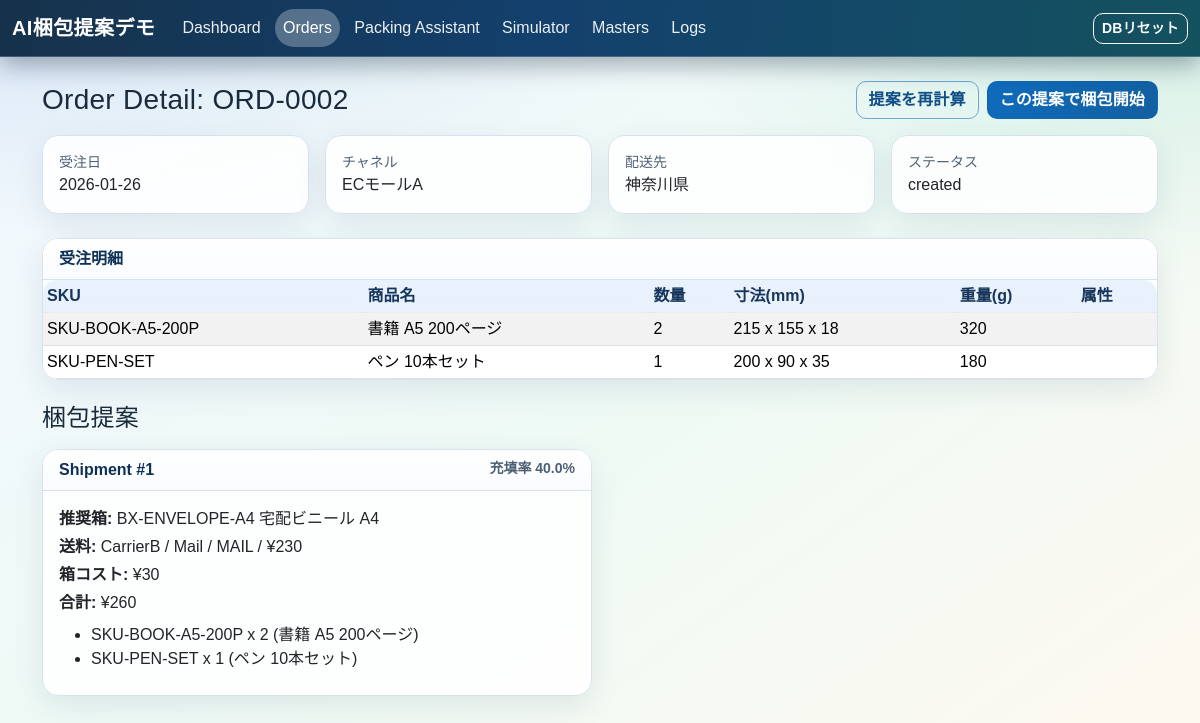
Screenshot of /orders/ORD-0002 with the database file from the repository.
### app/models.py (models this page shows)
class Order(Base):
    __tablename__ = "orders"
    order_id: Mapped[str] = mapped_column(String(64), primary_key=True)
    order_date: Mapped[date] = mapped_column(Date, nullable=False)
    channel: Mapped[str] = mapped_column(String(64), nullable=False)
    destination_prefecture: Mapped[str] = mapped_column(String(64), nullable=False)
    status: Mapped[str] = mapped_column(String(32), nullable=False, default="created")
    customer_note: Mapped[str | None] = mapped_column(Text, nullable=True)
    items: Mapped[list[OrderItem]] = relationship("OrderItem", back_populates="order", cascade="all, delete-orphan")
    plans: Mapped[list[PackingPlan]] = relationship("PackingPlan", back_populates="order", cascade="all, delete-orphan")

class OrderItem(Base):
    __tablename__ = "order_items"
    id: Mapped[int] = mapped_column(Integer, primary_key=True, autoincrement=True)
    order_id: Mapped[str] = mapped_column(ForeignKey("orders.order_id"), nullable=False, index=True)
    sku_id: Mapped[str] = mapped_column(ForeignKey("skus.sku_id"), nullable=False)
    qty: Mapped[int] = mapped_column(Integer, nullable=False)
    order: Mapped[Order] = relationship("Order", back_populates="items")
    sku: Mapped[SKU] = relationship("SKU")

class SKU(Base):
    __tablename__ = "skus"
    sku_id: Mapped[str] = mapped_column(String(64), primary_key=True)
    name: Mapped[str] = mapped_column(String(255), nullable=False)
    category: Mapped[str] = mapped_column(String(64), nullable=False, default="other")
    length_mm: Mapped[int] = mapped_column(Integer, nullable=False)
    width_mm: Mapped[int] = mapped_column(Integer, nullable=False)
    height_mm: Mapped[int] = mapped_column(Integer, nullable=False)
    weight_g: Mapped[int] = mapped_column(Integer, nullable=False)
    can_rotate: Mapped[bool] = mapped_column(Boolean, nullable=False, default=True)
    fragile: Mapped[bool] = mapped_column(Boolean, nullable=False, default=False)
    compressible: Mapped[bool] = mapped_column(Boolean, nullable=False, default=False)
    hazmat: Mapped[bool] = mapped_column(Boolean, nullable=False, default=False)
    padding_mm: Mapped[int] = mapped_column(Integer, nullable=False, default=0)
    prohibited_group: Mapped[str | None] = mapped_column(String(64), nullable=True)

class PackingShipment(Base):
    __tablename__ = "packing_shipments"
    id: Mapped[int] = mapped_column(Integer, primary_key=True, autoincrement=True)
    plan_id: Mapped[int] = mapped_column(ForeignKey("packing_plans.id"), nullable=False, index=True)
    shipment_no: Mapped[int] = mapped_column(Integer, nullable=False)
    split_reason: Mapped[str | None] = mapped_column(String(255), nullable=True)
    recommended_box_id: Mapped[str | None] = mapped_column(String(64), nullable=True)
    recommended_box_name: Mapped[str | None] = mapped_column(String(255), nullable=True)
    carrier: Mapped[str | None] = mapped_column(String(64), nullable=True)
    service: Mapped[str | None] = mapped_column(String(64), nullable=True)
    size_class: Mapped[str | None] = mapped_column(String(16), nullable=True)
    shipping_yen: Mapped[int | None] = mapped_column(Integer, nullable=True)
    box_cost_yen: Mapped[int | None] = mapped_column(Integer, nullable=True)
    total_cost_yen: Mapped[int | None] = mapped_column(Integer, nullable=True)
    fill_ratio: Mapped[float | None] = mapped_column(Float, nullable=True)
    warning_message: Mapped[str | None] = mapped_column(String(255), nullable=True)
    plan: Mapped[PackingPlan] = relationship("PackingPlan", back_populates="shipments")
    items: Mapped[list[PackingShipmentItem]] = relationship(
        "PackingShipmentItem", back_populates="shipment", cascade="all, delete-orphan"
    )
    __table_args__ = (UniqueConstraint("plan_id", "shipment_no", name="uq_shipment_plan_no"),)

class PackingShipmentItem(Base):
    __tablename__ = "packing_shipment_items"
    id: Mapped[int] = mapped_column(Integer, primary_key=True, autoincrement=True)
    shipment_id: Mapped[int] = mapped_column(ForeignKey("packing_shipments.id"), nullable=False, index=True)
    sku_id: Mapped[str] = mapped_column(ForeignKey("skus.sku_id"), nullable=False)
    qty: Mapped[int] = mapped_column(Integer, nullable=False)
    shipment: Mapped[PackingShipment] = relationship("PackingShipment", back_populates="items")
    sku: Mapped[SKU] = relationship("SKU")

### app/main.py (the view)
@app.get("/orders/{order_id}")
def order_detail(order_id: str, request: Request, db: Session = Depends(get_db)):
    order = db.get(Order, order_id)
    if not order:
        raise HTTPException(status_code=404, detail="order not found")
    if latest_plan(db, order_id) is None:
        recalculate_order_plan(db, order_id)
    plan = _load_plan(db, order_id)
    items = db.scalars(
        select(OrderItem).options(selectinload(OrderItem.sku)).where(OrderItem.order_id == order_id).order_by(OrderItem.id.asc())
    ).all()
    shipments = sorted(plan.shipments, key=lambda s: s.shipment_no) if plan else []
    return templates.TemplateResponse(
        "order_detail.html",
        _base_context(
            request,
            active_nav="orders",
            order=order,
            items=items,
            shipments=shipments,
            shipment_tags=_shipment_tags,
            safe_ratio=_safe_ratio,
        ),
    )

### app/templates/order_detail.html (shortened to what this page needs)
{% extends "base.html" %}
{% block content %}
<div class="d-flex justify-content-between align-items-center mb-3">
  <h1 class="h3 mb-0">Order Detail: {{ order.order_id }}</h1>
  <div class="d-flex gap-2">
    <form method="post" action="/orders/{{ order.order_id }}/recalculate">
      <button class="btn btn-outline-primary">提案を再計算</button>
    </form>
    <a class="btn btn-primary" href="/packing/{{ order.order_id }}">この提案で梱包開始</a>
  </div>
</div>
<div class="row g-3 mb-4">
  <div class="col-md-3"><div class="card"><div class="card-body"><div class="text-muted small">受注日</div><div>{{ order.order_date }}</div></div></div></div>
  <div class="col-md-3"><div class="card"><div class="card-body"><div class="text-muted small">チャネル</div><div>{{ order.channel }}</div></div></div></div>
  <div class="col-md-3"><div class="card"><div class="card-body"><div class="text-muted small">配送先</div><div>{{ order.destination_prefecture }}</div></div></div></div>
  <div class="col-md-3"><div class="card"><div class="card-body"><div class="text-muted small">ステータス</div><div>{{ order.status }}</div></div></div></div>
</div>
<div class="card mb-4">
  <div class="card-header">受注明細</div>
  <div class="card-body p-0">
    <div class="table-responsive">
      <table class="table table-sm table-striped mb-0">
        <thead>
          <tr>
            <th>SKU</th><th>商品名</th><th>数量</th><th>寸法(mm)</th><th>重量(g)</th><th>属性</th>
          </tr>
        </thead>
        <tbody>
          {% for item in items %}
            <tr>
              <td>{{ item.sku_id }}</td>
              <td>{{ item.sku.name if item.sku else '-' }}</td>
              <td>{{ item.qty }}</td>
              <td>{% if item.sku %}{{ item.sku.length_mm }} x {{ item.sku.width_mm }} x {{ item.sku.height_mm }}{% else %}-{% endif %}</td>
              <td>{{ item.sku.weight_g if item.sku else '-' }}</td>
              <td>
              </td>
            </tr>
          {% else %}
            <tr><td colspan="6" class="text-muted">明細がありません</td></tr>
          {% endfor %}
        </tbody>
      </table>
    </div>
  </div>
</div>
<h2 class="h4 mb-3">梱包提案</h2>
<div class="row g-3">
  {% for shipment in shipments %}
    <div class="col-lg-6">
      <div class="card h-100">
        <div class="card-header d-flex justify-content-between">
          <span>Shipment #{{ shipment.shipment_no }}</span>
          <span class="small text-muted">充填率 {{ safe_ratio(shipment.fill_ratio) }}</span>
        </div>
        <div class="card-body">
          <p class="mb-1"><strong>推奨箱:</strong> {{ shipment.recommended_box_id or '未提案' }} {{ shipment.recommended_box_name or '' }}</p>
          <p class="mb-1"><strong>送料:</strong> {{ shipment.carrier or '-' }} / {{ shipment.service or '-' }} / {{ shipment.size_class or '-' }} / ¥{{ '{:,}'.format(shipment.shipping_yen or 0) }}</p>
          <p class="mb-1"><strong>箱コスト:</strong> ¥{{ '{:,}'.format(shipment.box_cost_yen or 0) }}</p>
          <p class="mb-2"><strong>合計:</strong> ¥{{ '{:,}'.format(shipment.total_cost_yen or 0) }}</p>
          <ul class="mb-0">
            {% for s_item in shipment.items %}
              <li>{{ s_item.sku_id }} x {{ s_item.qty }} {% if s_item.sku %}({{ s_item.sku.name }}){% endif %}</li>
            {% endfor %}
          </ul>
        </div>
      </div>
    </div>
  {% else %}
    <p class="text-muted">提案がありません</p>
  {% endfor %}
</div>
{% endblock %}

### app/static/style.css (style rules this page uses)
:root { --bg-1: #f3f7ff; --bg-2: #eefaf5; --bg-3: #fff9f0; --ink-1: #1a2b3c; --ink-2: #4f6075; --brand: #0f6cbd; --brand-2: #17a37b; --line: #d8e1ec; --surface: rgba(255, 255, 255, 0.86); --surface-strong: #ffffff; --shadow-soft: 0 10px 30px rgba(36, 68, 112, 0.1); }
*, *::before, *::after { box-sizing: border-box; }
body { margin: 0; min-height: 100vh; color: var(--ink-1); font-family: "Avenir Next", "Hiragino Kaku Gothic ProN", "Yu Gothic", "Noto Sans JP", sans-serif; background: radial-gradient(1200px 520px at 0% -10%, rgba(15, 108, 189, 0.16), transparent 60%), radial-gradient(900px 460px at 100% 0%, rgba(23, 163, 123, 0.12), transparent 60%), linear-gradient(145deg, var(--bg-1), var(--bg-2) 50%, var(--bg-3)); background-attachment: fixed; }
h1, h2, h3 { color: #102238; letter-spacing: 0.01em; }
.card { border: 1px solid var(--line); border-radius: 16px; background: var(--surface); box-shadow: var(--shadow-soft); overflow: hidden; animation: card-enter 0.4s ease-out both; }
.card-header { border-bottom: 1px solid var(--line); color: #0f3156; font-weight: 600; background: linear-gradient(180deg, rgba(255, 255, 255, 0.95), rgba(248, 251, 255, 0.95)); }
.table-responsive { border-radius: 14px; }
.table { margin-bottom: 0; }
.table td, .table th { vertical-align: middle; }
.table thead th { position: sticky; top: 0; z-index: 1; color: #17365b; font-weight: 700; border-bottom-width: 1px; background: rgba(230, 240, 252, 0.85); backdrop-filter: blur(6px); }
.table tbody tr { transition: background-color 0.2s ease, transform 0.15s ease; }
.btn { border-radius: 10px; font-weight: 600; letter-spacing: 0.01em; transition: transform 0.15s ease, box-shadow 0.2s ease; }
.btn-primary { border-color: transparent; background: linear-gradient(135deg, #0f6cbd, #135fa0); }
.btn-outline-primary { border-color: #6ba7da; color: #0f4e87; }
.text-muted { color: var(--ink-2) !important; }

### rows the page displays
Order: order_id "ORD-0002", order_date "2026-01-26", channel "ECモールA", destination_prefecture "神奈川県", status "created"
OrderItem: sku_id "SKU-BOOK-A5-200P", sku "書籍 A5 200ページ", qty "2", sku.length_mm "215", sku.width_mm "155", sku.height_mm "18", sku "320"
OrderItem: sku_id "SKU-PEN-SET", sku "ペン 10本セット", qty "1", sku.length_mm "200", sku.width_mm "90", sku.height_mm "35", sku "180"
PackingShipment: shipment_no "1", fill_ratio "40.0%", recommended_box "BX-ENVELOPE-A4", recommended_box_name "宅配ビニール A4", carrier "CarrierB", service "Mail", size_class "MAIL", shipping_yen "230", box_cost_yen "30", total_cost_yen "260"
PackingShipmentItem: sku_id "SKU-BOOK-A5-200P", qty "2", sku.name "書籍 A5 200ページ"
PackingShipmentItem: sku_id "SKU-PEN-SET", qty "1", sku.name "ペン 10本セット"
